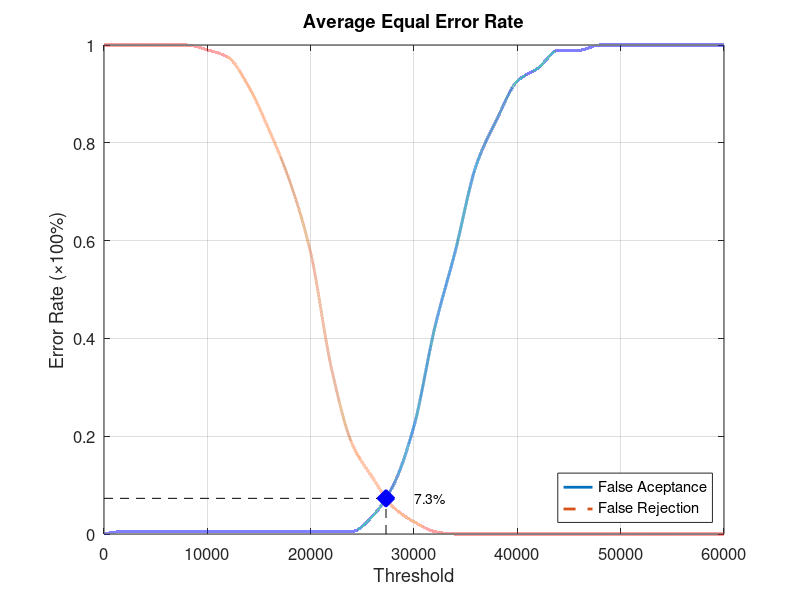
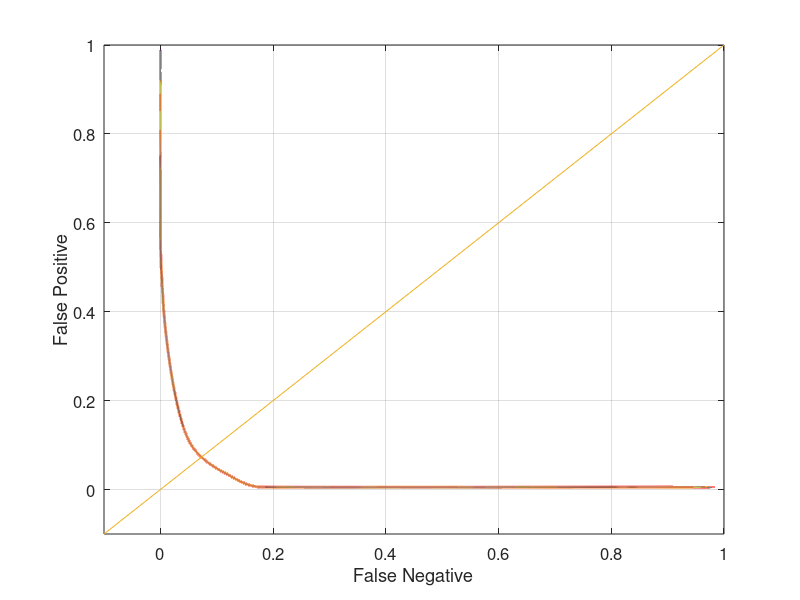

Reproduce these figures in MATLAB, in order.
function yEER = Database5_2
close all;
clear;
clc;
x = 0:2000:60000;
xq = 0:0.5:60000;

y0 = [0 0.00526316 0.00526316 0.00526316 0.00526316 0.00526316 0.00526316 0.00526316 0.00526316 0.00526316 0.00526316 0.00526316 0.00526316 0.0368421 0.1 0.221053 0.421053 0.578947 0.752632 0.847368 0.926316 0.952632 0.989474 0.989474 1 1 1 1 1 1 1];
yy0 = interp1(x, y0, xq, 'pchip');
y1 = [1 1 1 1 1 0.99 0.975 0.915 0.825 0.72 0.575 0.34 0.185 0.115 0.055 0.025 0.005 0 0 0 0 0 0 0 0 0 0 0 0 0 0];
yy1 = interp1(x, y1, xq, 'pchip');

% Calculating EER: 
y2 = abs(y0 - y1);
find(y2 == min(y2))
yy2 = abs(yy0 - yy1);
xEER = find(yy2 == min(yy2));
xEERIndex = xq(xEER) % X-axis EER
yEER = yy0(xEER) % Y-axis EER

main = figure
plot(xq, yy0,'-','LineWidth', 2);	hold on
plot(xq, yy1,'--','LineWidth', 2);	hold on
plot([xEERIndex xEERIndex], [0 yEER], 'k--');	hold on
plot([0 xEERIndex], [yEER yEER], 'k--');	hold on
plot(xEERIndex, yEER, 'bx', 'LineWidth', 10);	hold on
text(xEERIndex + 10 * xEERIndex / 100, yEER, [num2str(round((10000 * yEER)) / 100) '%'])
legend('False Aceptance', 'False Rejection', 'Location', 'SouthEast')
xlabel('Threshold')
ylabel('Error Rate (\times100%)')
title('Average Equal Error Rate')
set(gca, 'FontSize', 12)
axis([0 60000 0 1])
grid on

print(main, 'Database5_2Main', '-dpng');
FNRxFPR = figure('Color', [1 1 1]);
plot(yy1, yy0, '-', yy1, yy0, 'LineWidth', 2);
hold on
y = -0.1:0.1:1
plot(y, y); 
set(gca, 'FontSize', 12)
xlabel('False Negative')
ylabel('False Positive')
axis([-0.1 1 -0.1 1])
set(gca, 'FontSize', 12)
grid on

print(FNRxFPR, 'Database5_2FNRxFPR','-dpng');
end
